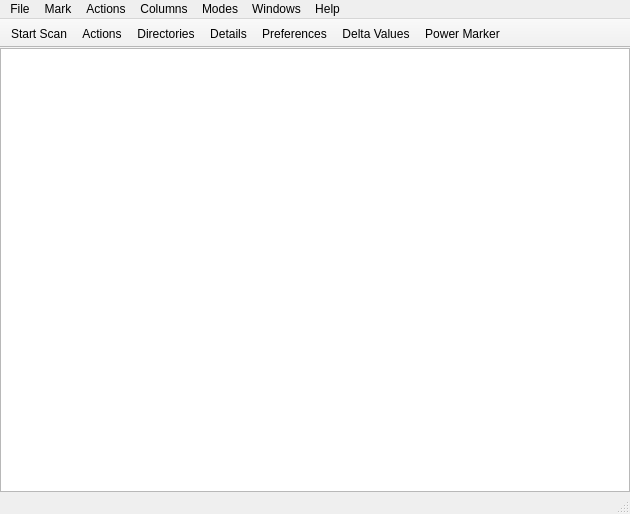
<?xml version="1.0" encoding="UTF-8"?>
<ui version="4.0">
 <class>MainWindow</class>
 <widget class="QMainWindow" name="MainWindow">
  <property name="geometry">
   <rect>
    <x>0</x>
    <y>0</y>
    <width>630</width>
    <height>514</height>
   </rect>
  </property>
  <property name="windowTitle">
   <string>dupeGuru</string>
  </property>
  <widget class="QWidget" name="centralwidget">
   <layout class="QVBoxLayout" name="verticalLayout_2">
    <property name="margin">
     <number>0</number>
    </property>
    <item>
     <widget class="ResultsView" name="resultsView">
      <property name="selectionMode">
       <enum>QAbstractItemView::ExtendedSelection</enum>
      </property>
      <property name="selectionBehavior">
       <enum>QAbstractItemView::SelectRows</enum>
      </property>
      <property name="sortingEnabled">
       <bool>true</bool>
      </property>
      <attribute name="verticalHeaderVisible">
       <bool>false</bool>
      </attribute>
      <attribute name="verticalHeaderDefaultSectionSize">
       <number>18</number>
      </attribute>
      <attribute name="verticalHeaderVisible">
       <bool>false</bool>
      </attribute>
      <attribute name="verticalHeaderDefaultSectionSize">
       <number>18</number>
      </attribute>
     </widget>
    </item>
   </layout>
  </widget>
  <widget class="QMenuBar" name="menubar">
   <property name="geometry">
    <rect>
     <x>0</x>
     <y>0</y>
     <width>630</width>
     <height>22</height>
    </rect>
   </property>
   <widget class="QMenu" name="menuColumns">
    <property name="title">
     <string>Columns</string>
    </property>
   </widget>
   <widget class="QMenu" name="menuActions">
    <property name="title">
     <string>Actions</string>
    </property>
    <addaction name="actionDeleteMarked"/>
    <addaction name="actionHardlinkMarked"/>
    <addaction name="actionMoveMarked"/>
    <addaction name="actionCopyMarked"/>
    <addaction name="actionRemoveMarked"/>
    <addaction name="separator"/>
    <addaction name="actionRemoveSelected"/>
    <addaction name="actionIgnoreSelected"/>
    <addaction name="actionMakeSelectedReference"/>
    <addaction name="separator"/>
    <addaction name="actionOpenSelected"/>
    <addaction name="actionRevealSelected"/>
    <addaction name="actionInvokeCustomCommand"/>
    <addaction name="actionRenameSelected"/>
    <addaction name="separator"/>
    <addaction name="actionApplyFilter"/>
    <addaction name="actionCancelFilter"/>
   </widget>
   <widget class="QMenu" name="menuMark">
    <property name="title">
     <string>Mark</string>
    </property>
    <addaction name="actionMarkAll"/>
    <addaction name="actionMarkNone"/>
    <addaction name="actionInvertMarking"/>
    <addaction name="actionMarkSelected"/>
   </widget>
   <widget class="QMenu" name="menuModes">
    <property name="title">
     <string>Modes</string>
    </property>
    <addaction name="actionPowerMarker"/>
    <addaction name="actionDelta"/>
   </widget>
   <widget class="QMenu" name="menuWindow">
    <property name="title">
     <string>Windows</string>
    </property>
    <addaction name="actionDetails"/>
    <addaction name="actionDirectories"/>
    <addaction name="actionPreferences"/>
   </widget>
   <widget class="QMenu" name="menuHelp">
    <property name="title">
     <string>Help</string>
    </property>
    <addaction name="actionShowHelp"/>
    <addaction name="actionRegister"/>
    <addaction name="actionCheckForUpdate"/>
    <addaction name="actionOpenDebugLog"/>
    <addaction name="actionAbout"/>
   </widget>
   <widget class="QMenu" name="menuFile">
    <property name="title">
     <string>File</string>
    </property>
    <addaction name="actionScan"/>
    <addaction name="separator"/>
    <addaction name="actionLoadResults"/>
    <addaction name="actionSaveResults"/>
    <addaction name="actionExport"/>
    <addaction name="actionClearIgnoreList"/>
    <addaction name="separator"/>
    <addaction name="actionQuit"/>
   </widget>
   <addaction name="menuFile"/>
   <addaction name="menuMark"/>
   <addaction name="menuActions"/>
   <addaction name="menuColumns"/>
   <addaction name="menuModes"/>
   <addaction name="menuWindow"/>
   <addaction name="menuHelp"/>
  </widget>
  <widget class="QToolBar" name="toolBar">
   <property name="windowTitle">
    <string>toolBar</string>
   </property>
   <property name="movable">
    <bool>false</bool>
   </property>
   <property name="toolButtonStyle">
    <enum>Qt::ToolButtonTextUnderIcon</enum>
   </property>
   <property name="floatable">
    <bool>false</bool>
   </property>
   <attribute name="toolBarArea">
    <enum>TopToolBarArea</enum>
   </attribute>
   <attribute name="toolBarBreak">
    <bool>false</bool>
   </attribute>
   <addaction name="actionScan"/>
   <addaction name="actionActions"/>
   <addaction name="actionDirectories"/>
   <addaction name="actionDetails"/>
   <addaction name="actionPreferences"/>
   <addaction name="actionDelta"/>
   <addaction name="actionPowerMarker"/>
  </widget>
  <widget class="QStatusBar" name="statusbar">
   <property name="sizeGripEnabled">
    <bool>true</bool>
   </property>
  </widget>
  <action name="actionScan">
   <property name="icon">
    <iconset resource="dg.qrc">
     <normaloff>:/logo_pe</normaloff>:/logo_pe</iconset>
   </property>
   <property name="text">
    <string>Start Scan</string>
   </property>
   <property name="toolTip">
    <string>Start scanning for duplicates</string>
   </property>
   <property name="shortcut">
    <string>Ctrl+T</string>
   </property>
  </action>
  <action name="actionDirectories">
   <property name="icon">
    <iconset resource="dg.qrc">
     <normaloff>:/folder</normaloff>:/folder</iconset>
   </property>
   <property name="text">
    <string>Directories</string>
   </property>
   <property name="shortcut">
    <string>Ctrl+4</string>
   </property>
  </action>
  <action name="actionDetails">
   <property name="icon">
    <iconset resource="dg.qrc">
     <normaloff>:/details</normaloff>:/details</iconset>
   </property>
   <property name="text">
    <string>Details</string>
   </property>
   <property name="shortcut">
    <string>Ctrl+3</string>
   </property>
  </action>
  <action name="actionActions">
   <property name="icon">
    <iconset resource="dg.qrc">
     <normaloff>:/actions</normaloff>:/actions</iconset>
   </property>
   <property name="text">
    <string>Actions</string>
   </property>
  </action>
  <action name="actionPreferences">
   <property name="icon">
    <iconset resource="dg.qrc">
     <normaloff>:/preferences</normaloff>:/preferences</iconset>
   </property>
   <property name="text">
    <string>Preferences</string>
   </property>
   <property name="shortcut">
    <string>Ctrl+5</string>
   </property>
  </action>
  <action name="actionDelta">
   <property name="checkable">
    <bool>true</bool>
   </property>
   <property name="icon">
    <iconset resource="dg.qrc">
     <normaloff>:/delta</normaloff>:/delta</iconset>
   </property>
   <property name="text">
    <string>Delta Values</string>
   </property>
   <property name="shortcut">
    <string>Ctrl+2</string>
   </property>
  </action>
  <action name="actionPowerMarker">
   <property name="checkable">
    <bool>true</bool>
   </property>
   <property name="icon">
    <iconset resource="dg.qrc">
     <normaloff>:/power_marker</normaloff>:/power_marker</iconset>
   </property>
   <property name="text">
    <string>Power Marker</string>
   </property>
   <property name="shortcut">
    <string>Ctrl+1</string>
   </property>
  </action>
  <action name="actionDeleteMarked">
   <property name="text">
    <string>Send Marked to Recycle Bin</string>
   </property>
   <property name="shortcut">
    <string>Ctrl+D</string>
   </property>
  </action>
  <action name="actionHardlinkMarked">
   <property name="text">
    <string>Delete Marked and Replace with Hardlinks</string>
   </property>
   <property name="shortcut">
    <string>Ctrl+Shift+D</string>
   </property>
  </action>
  <action name="actionMoveMarked">
   <property name="text">
    <string>Move Marked to...</string>
   </property>
   <property name="shortcut">
    <string>Ctrl+M</string>
   </property>
  </action>
  <action name="actionCopyMarked">
   <property name="text">
    <string>Copy Marked to...</string>
   </property>
   <property name="shortcut">
    <string>Ctrl+Shift+M</string>
   </property>
  </action>
  <action name="actionRemoveMarked">
   <property name="text">
    <string>Remove Marked from Results</string>
   </property>
   <property name="shortcut">
    <string>Ctrl+R</string>
   </property>
  </action>
  <action name="actionRemoveSelected">
   <property name="text">
    <string>Remove Selected from Results</string>
   </property>
   <property name="shortcut">
    <string>Ctrl+Del</string>
   </property>
  </action>
  <action name="actionIgnoreSelected">
   <property name="text">
    <string>Add Selected to Ignore List</string>
   </property>
   <property name="shortcut">
    <string>Ctrl+Shift+Del</string>
   </property>
  </action>
  <action name="actionMakeSelectedReference">
   <property name="text">
    <string>Make Selected Reference</string>
   </property>
   <property name="shortcut">
    <string>Ctrl+Space</string>
   </property>
  </action>
  <action name="actionOpenSelected">
   <property name="text">
    <string>Open Selected with Default Application</string>
   </property>
   <property name="shortcut">
    <string>Ctrl+O</string>
   </property>
  </action>
  <action name="actionRevealSelected">
   <property name="text">
    <string>Open Containing Folder of Selected</string>
   </property>
   <property name="shortcut">
    <string>Ctrl+Shift+O</string>
   </property>
  </action>
  <action name="actionRenameSelected">
   <property name="text">
    <string>Rename Selected</string>
   </property>
   <property name="shortcut">
    <string>F2</string>
   </property>
  </action>
  <action name="actionMarkAll">
   <property name="text">
    <string>Mark All</string>
   </property>
   <property name="shortcut">
    <string>Ctrl+A</string>
   </property>
  </action>
  <action name="actionMarkNone">
   <property name="text">
    <string>Mark None</string>
   </property>
   <property name="shortcut">
    <string>Ctrl+Shift+A</string>
   </property>
  </action>
  <action name="actionInvertMarking">
   <property name="text">
    <string>Invert Marking</string>
   </property>
   <property name="shortcut">
    <string>Ctrl+Alt+A</string>
   </property>
  </action>
  <action name="actionMarkSelected">
   <property name="text">
    <string>Mark Selected</string>
   </property>
  </action>
  <action name="actionClearIgnoreList">
   <property name="text">
    <string>Clear Ignore List</string>
   </property>
  </action>
  <action name="actionQuit">
   <property name="text">
    <string>Quit</string>
   </property>
   <property name="shortcut">
    <string>Ctrl+Q</string>
   </property>
  </action>
  <action name="actionApplyFilter">
   <property name="text">
    <string>Apply Filter</string>
   </property>
   <property name="shortcut">
    <string>Ctrl+F</string>
   </property>
  </action>
  <action name="actionCancelFilter">
   <property name="text">
    <string>Cancel Filter</string>
   </property>
   <property name="shortcut">
    <string>Ctrl+Shift+F</string>
   </property>
  </action>
  <action name="actionShowHelp">
   <property name="text">
    <string>dupeGuru Help</string>
   </property>
   <property name="shortcut">
    <string>F1</string>
   </property>
  </action>
  <action name="actionAbout">
   <property name="text">
    <string>About dupeGuru</string>
   </property>
  </action>
  <action name="actionRegister">
   <property name="text">
    <string>Register dupeGuru</string>
   </property>
  </action>
  <action name="actionCheckForUpdate">
   <property name="text">
    <string>Check for Update</string>
   </property>
  </action>
  <action name="actionExport">
   <property name="text">
    <string>Export To XHTML</string>
   </property>
  </action>
  <action name="actionLoadResults">
   <property name="text">
    <string>Load Results...</string>
   </property>
   <property name="shortcut">
    <string>Ctrl+L</string>
   </property>
  </action>
  <action name="actionSaveResults">
   <property name="text">
    <string>Save Results...</string>
   </property>
   <property name="shortcut">
    <string>Ctrl+S</string>
   </property>
  </action>
  <action name="actionOpenDebugLog">
   <property name="text">
    <string>Open Debug Log</string>
   </property>
  </action>
  <action name="actionInvokeCustomCommand">
   <property name="text">
    <string>Invoke Custom Command</string>
   </property>
   <property name="shortcut">
    <string>Ctrl+I</string>
   </property>
  </action>
 </widget>
 <customwidgets>
  <customwidget>
   <class>ResultsView</class>
   <extends>QTableView</extends>
   <header>.results_model</header>
  </customwidget>
 </customwidgets>
 <resources>
  <include location="dg.qrc"/>
 </resources>
 <connections>
  <connection>
   <sender>actionDirectories</sender>
   <signal>triggered()</signal>
   <receiver>MainWindow</receiver>
   <slot>directoriesTriggered()</slot>
   <hints>
    <hint type="sourcelabel">
     <x>-1</x>
     <y>-1</y>
    </hint>
    <hint type="destinationlabel">
     <x>314</x>
     <y>256</y>
    </hint>
   </hints>
  </connection>
  <connection>
   <sender>actionActions</sender>
   <signal>triggered()</signal>
   <receiver>MainWindow</receiver>
   <slot>actionsTriggered()</slot>
   <hints>
    <hint type="sourcelabel">
     <x>-1</x>
     <y>-1</y>
    </hint>
    <hint type="destinationlabel">
     <x>314</x>
     <y>256</y>
    </hint>
   </hints>
  </connection>
  <connection>
   <sender>actionCopyMarked</sender>
   <signal>triggered()</signal>
   <receiver>MainWindow</receiver>
   <slot>copyTriggered()</slot>
   <hints>
    <hint type="sourcelabel">
     <x>-1</x>
     <y>-1</y>
    </hint>
    <hint type="destinationlabel">
     <x>314</x>
     <y>256</y>
    </hint>
   </hints>
  </connection>
  <connection>
   <sender>actionDeleteMarked</sender>
   <signal>triggered()</signal>
   <receiver>MainWindow</receiver>
   <slot>deleteTriggered()</slot>
   <hints>
    <hint type="sourcelabel">
     <x>-1</x>
     <y>-1</y>
    </hint>
    <hint type="destinationlabel">
     <x>314</x>
     <y>256</y>
    </hint>
   </hints>
  </connection>
  <connection>
   <sender>actionDelta</sender>
   <signal>triggered()</signal>
   <receiver>MainWindow</receiver>
   <slot>deltaTriggered()</slot>
   <hints>
    <hint type="sourcelabel">
     <x>-1</x>
     <y>-1</y>
    </hint>
    <hint type="destinationlabel">
     <x>314</x>
     <y>256</y>
    </hint>
   </hints>
  </connection>
  <connection>
   <sender>actionDetails</sender>
   <signal>triggered()</signal>
   <receiver>MainWindow</receiver>
   <slot>detailsTriggered()</slot>
   <hints>
    <hint type="sourcelabel">
     <x>-1</x>
     <y>-1</y>
    </hint>
    <hint type="destinationlabel">
     <x>314</x>
     <y>256</y>
    </hint>
   </hints>
  </connection>
  <connection>
   <sender>actionIgnoreSelected</sender>
   <signal>triggered()</signal>
   <receiver>MainWindow</receiver>
   <slot>addToIgnoreListTriggered()</slot>
   <hints>
    <hint type="sourcelabel">
     <x>-1</x>
     <y>-1</y>
    </hint>
    <hint type="destinationlabel">
     <x>314</x>
     <y>256</y>
    </hint>
   </hints>
  </connection>
  <connection>
   <sender>actionMakeSelectedReference</sender>
   <signal>triggered()</signal>
   <receiver>MainWindow</receiver>
   <slot>makeReferenceTriggered()</slot>
   <hints>
    <hint type="sourcelabel">
     <x>-1</x>
     <y>-1</y>
    </hint>
    <hint type="destinationlabel">
     <x>314</x>
     <y>256</y>
    </hint>
   </hints>
  </connection>
  <connection>
   <sender>actionMoveMarked</sender>
   <signal>triggered()</signal>
   <receiver>MainWindow</receiver>
   <slot>moveTriggered()</slot>
   <hints>
    <hint type="sourcelabel">
     <x>-1</x>
     <y>-1</y>
    </hint>
    <hint type="destinationlabel">
     <x>314</x>
     <y>256</y>
    </hint>
   </hints>
  </connection>
  <connection>
   <sender>actionOpenSelected</sender>
   <signal>triggered()</signal>
   <receiver>MainWindow</receiver>
   <slot>openTriggered()</slot>
   <hints>
    <hint type="sourcelabel">
     <x>-1</x>
     <y>-1</y>
    </hint>
    <hint type="destinationlabel">
     <x>314</x>
     <y>256</y>
    </hint>
   </hints>
  </connection>
  <connection>
   <sender>actionPowerMarker</sender>
   <signal>triggered()</signal>
   <receiver>MainWindow</receiver>
   <slot>powerMarkerTriggered()</slot>
   <hints>
    <hint type="sourcelabel">
     <x>-1</x>
     <y>-1</y>
    </hint>
    <hint type="destinationlabel">
     <x>314</x>
     <y>256</y>
    </hint>
   </hints>
  </connection>
  <connection>
   <sender>actionPreferences</sender>
   <signal>triggered()</signal>
   <receiver>MainWindow</receiver>
   <slot>preferencesTriggered()</slot>
   <hints>
    <hint type="sourcelabel">
     <x>-1</x>
     <y>-1</y>
    </hint>
    <hint type="destinationlabel">
     <x>314</x>
     <y>256</y>
    </hint>
   </hints>
  </connection>
  <connection>
   <sender>actionRemoveMarked</sender>
   <signal>triggered()</signal>
   <receiver>MainWindow</receiver>
   <slot>removeMarkedTriggered()</slot>
   <hints>
    <hint type="sourcelabel">
     <x>-1</x>
     <y>-1</y>
    </hint>
    <hint type="destinationlabel">
     <x>314</x>
     <y>256</y>
    </hint>
   </hints>
  </connection>
  <connection>
   <sender>actionRemoveSelected</sender>
   <signal>triggered()</signal>
   <receiver>MainWindow</receiver>
   <slot>removeSelectedTriggered()</slot>
   <hints>
    <hint type="sourcelabel">
     <x>-1</x>
     <y>-1</y>
    </hint>
    <hint type="destinationlabel">
     <x>314</x>
     <y>256</y>
    </hint>
   </hints>
  </connection>
  <connection>
   <sender>actionRevealSelected</sender>
   <signal>triggered()</signal>
   <receiver>MainWindow</receiver>
   <slot>revealTriggered()</slot>
   <hints>
    <hint type="sourcelabel">
     <x>-1</x>
     <y>-1</y>
    </hint>
    <hint type="destinationlabel">
     <x>314</x>
     <y>256</y>
    </hint>
   </hints>
  </connection>
  <connection>
   <sender>actionRenameSelected</sender>
   <signal>triggered()</signal>
   <receiver>MainWindow</receiver>
   <slot>renameTriggered()</slot>
   <hints>
    <hint type="sourcelabel">
     <x>-1</x>
     <y>-1</y>
    </hint>
    <hint type="destinationlabel">
     <x>314</x>
     <y>256</y>
    </hint>
   </hints>
  </connection>
  <connection>
   <sender>actionScan</sender>
   <signal>triggered()</signal>
   <receiver>MainWindow</receiver>
   <slot>scanTriggered()</slot>
   <hints>
    <hint type="sourcelabel">
     <x>-1</x>
     <y>-1</y>
    </hint>
    <hint type="destinationlabel">
     <x>314</x>
     <y>256</y>
    </hint>
   </hints>
  </connection>
  <connection>
   <sender>actionClearIgnoreList</sender>
   <signal>triggered()</signal>
   <receiver>MainWindow</receiver>
   <slot>clearIgnoreListTriggered()</slot>
   <hints>
    <hint type="sourcelabel">
     <x>-1</x>
     <y>-1</y>
    </hint>
    <hint type="destinationlabel">
     <x>314</x>
     <y>256</y>
    </hint>
   </hints>
  </connection>
  <connection>
   <sender>actionMarkAll</sender>
   <signal>triggered()</signal>
   <receiver>MainWindow</receiver>
   <slot>markAllTriggered()</slot>
   <hints>
    <hint type="sourcelabel">
     <x>-1</x>
     <y>-1</y>
    </hint>
    <hint type="destinationlabel">
     <x>314</x>
     <y>256</y>
    </hint>
   </hints>
  </connection>
  <connection>
   <sender>actionMarkNone</sender>
   <signal>triggered()</signal>
   <receiver>MainWindow</receiver>
   <slot>markNoneTriggered()</slot>
   <hints>
    <hint type="sourcelabel">
     <x>-1</x>
     <y>-1</y>
    </hint>
    <hint type="destinationlabel">
     <x>314</x>
     <y>256</y>
    </hint>
   </hints>
  </connection>
  <connection>
   <sender>actionMarkSelected</sender>
   <signal>triggered()</signal>
   <receiver>MainWindow</receiver>
   <slot>markSelectedTriggered()</slot>
   <hints>
    <hint type="sourcelabel">
     <x>-1</x>
     <y>-1</y>
    </hint>
    <hint type="destinationlabel">
     <x>314</x>
     <y>256</y>
    </hint>
   </hints>
  </connection>
  <connection>
   <sender>actionInvertMarking</sender>
   <signal>triggered()</signal>
   <receiver>MainWindow</receiver>
   <slot>markInvertTriggered()</slot>
   <hints>
    <hint type="sourcelabel">
     <x>-1</x>
     <y>-1</y>
    </hint>
    <hint type="destinationlabel">
     <x>314</x>
     <y>256</y>
    </hint>
   </hints>
  </connection>
  <connection>
   <sender>actionApplyFilter</sender>
   <signal>triggered()</signal>
   <receiver>MainWindow</receiver>
   <slot>applyFilterTriggered()</slot>
   <hints>
    <hint type="sourcelabel">
     <x>-1</x>
     <y>-1</y>
    </hint>
    <hint type="destinationlabel">
     <x>314</x>
     <y>256</y>
    </hint>
   </hints>
  </connection>
  <connection>
   <sender>actionCancelFilter</sender>
   <signal>triggered()</signal>
   <receiver>MainWindow</receiver>
   <slot>cancelFilterTriggered()</slot>
   <hints>
    <hint type="sourcelabel">
     <x>-1</x>
     <y>-1</y>
    </hint>
    <hint type="destinationlabel">
     <x>314</x>
     <y>256</y>
    </hint>
   </hints>
  </connection>
  <connection>
   <sender>actionShowHelp</sender>
   <signal>triggered()</signal>
   <receiver>MainWindow</receiver>
   <slot>showHelpTriggered()</slot>
   <hints>
    <hint type="sourcelabel">
     <x>-1</x>
     <y>-1</y>
    </hint>
    <hint type="destinationlabel">
     <x>314</x>
     <y>256</y>
    </hint>
   </hints>
  </connection>
  <connection>
   <sender>actionAbout</sender>
   <signal>triggered()</signal>
   <receiver>MainWindow</receiver>
   <slot>aboutTriggered()</slot>
   <hints>
    <hint type="sourcelabel">
     <x>-1</x>
     <y>-1</y>
    </hint>
    <hint type="destinationlabel">
     <x>314</x>
     <y>256</y>
    </hint>
   </hints>
  </connection>
  <connection>
   <sender>actionRegister</sender>
   <signal>triggered()</signal>
   <receiver>MainWindow</receiver>
   <slot>registerTrigerred()</slot>
   <hints>
    <hint type="sourcelabel">
     <x>-1</x>
     <y>-1</y>
    </hint>
    <hint type="destinationlabel">
     <x>314</x>
     <y>256</y>
    </hint>
   </hints>
  </connection>
  <connection>
   <sender>actionCheckForUpdate</sender>
   <signal>triggered()</signal>
   <receiver>MainWindow</receiver>
   <slot>checkForUpdateTriggered()</slot>
   <hints>
    <hint type="sourcelabel">
     <x>-1</x>
     <y>-1</y>
    </hint>
    <hint type="destinationlabel">
     <x>314</x>
     <y>256</y>
    </hint>
   </hints>
  </connection>
  <connection>
   <sender>actionExport</sender>
   <signal>triggered()</signal>
   <receiver>MainWindow</receiver>
   <slot>exportTriggered()</slot>
   <hints>
    <hint type="sourcelabel">
     <x>-1</x>
     <y>-1</y>
    </hint>
    <hint type="destinationlabel">
     <x>314</x>
     <y>256</y>
    </hint>
   </hints>
  </connection>
  <connection>
   <sender>actionOpenDebugLog</sender>
   <signal>triggered()</signal>
   <receiver>MainWindow</receiver>
   <slot>openDebugLogTriggered()</slot>
   <hints>
    <hint type="sourcelabel">
     <x>-1</x>
     <y>-1</y>
    </hint>
    <hint type="destinationlabel">
     <x>314</x>
     <y>256</y>
    </hint>
   </hints>
  </connection>
 </connections>
 <slots>
  <slot>directoriesTriggered()</slot>
  <slot>scanTriggered()</slot>
  <slot>actionsTriggered()</slot>
  <slot>detailsTriggered()</slot>
  <slot>preferencesTriggered()</slot>
  <slot>deltaTriggered()</slot>
  <slot>powerMarkerTriggered()</slot>
  <slot>deleteTriggered()</slot>
  <slot>moveTriggered()</slot>
  <slot>copyTriggered()</slot>
  <slot>removeMarkedTriggered()</slot>
  <slot>removeSelectedTriggered()</slot>
  <slot>addToIgnoreListTriggered()</slot>
  <slot>makeReferenceTriggered()</slot>
  <slot>openTriggered()</slot>
  <slot>revealTriggered()</slot>
  <slot>renameTriggered()</slot>
  <slot>clearIgnoreListTriggered()</slot>
  <slot>clearPictureCacheTriggered()</slot>
  <slot>markAllTriggered()</slot>
  <slot>markNoneTriggered()</slot>
  <slot>markInvertTriggered()</slot>
  <slot>markSelectedTriggered()</slot>
  <slot>applyFilterTriggered()</slot>
  <slot>cancelFilterTriggered()</slot>
  <slot>showHelpTriggered()</slot>
  <slot>aboutTriggered()</slot>
  <slot>registerTrigerred()</slot>
  <slot>checkForUpdateTriggered()</slot>
  <slot>exportTriggered()</slot>
  <slot>openDebugLogTriggered()</slot>
 </slots>
</ui>
